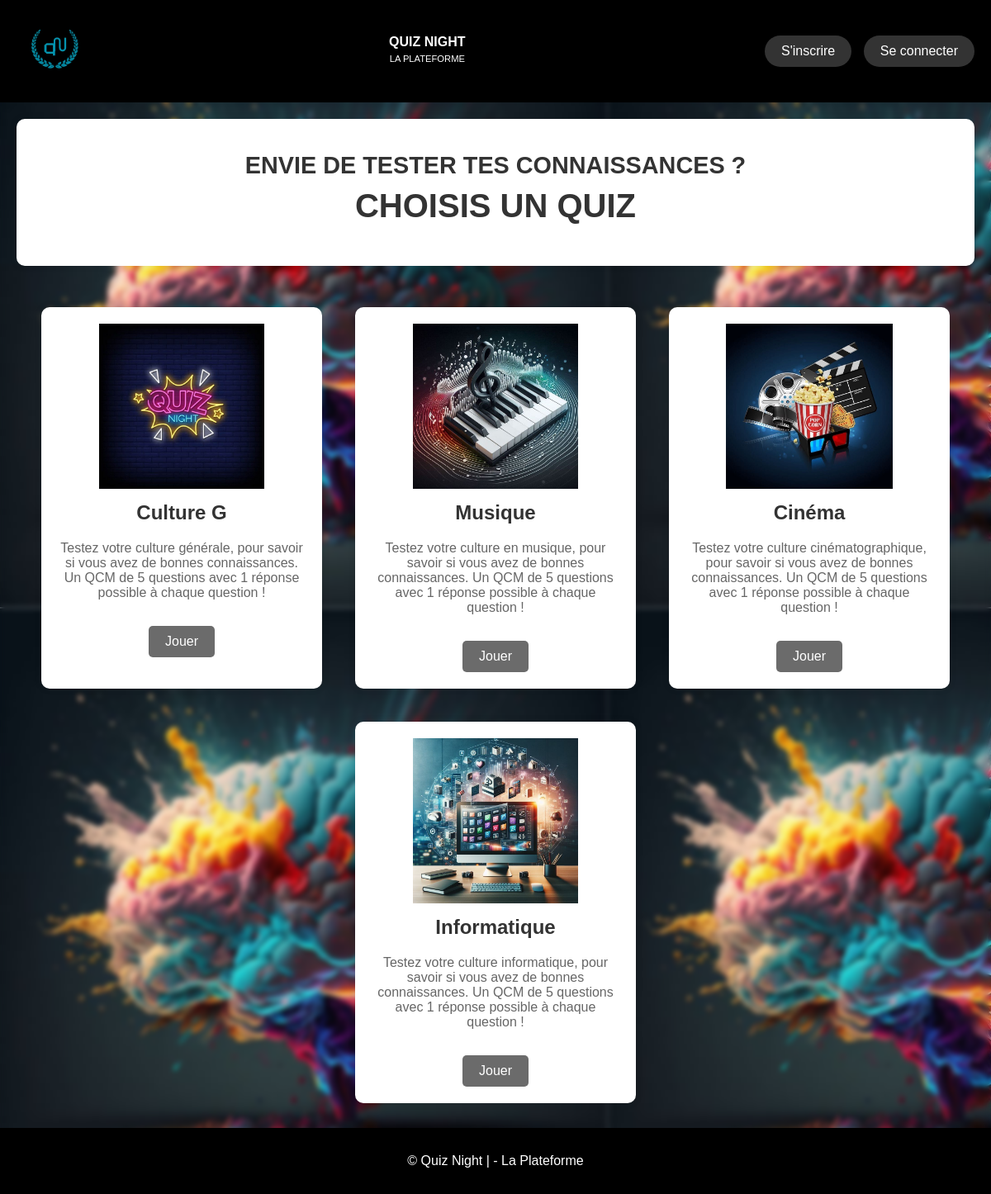
The page / on the database its author committed.
### tables this page shows
CREATE TABLE IF NOT EXISTS `quiz` (
  `id` int NOT NULL AUTO_INCREMENT,
  `nom` varchar(255) NOT NULL,
  `image` varchar(255) NOT NULL,
  `description` text NOT NULL,
  `id_user` int NOT NULL,
  PRIMARY KEY (`id`),
  KEY `id_user` (`id_user`),
  KEY `id_user_2` (`id_user`)
);

### includes/db.php (called while the page is built, shortened)
<?php
$host = '127.0.0.1:3306';
$db   = 'quiznight';
$user = 'root';
$pass = '';
$charset = 'utf8mb4';
$dsn = "mysql:host=$host;dbname=$db;charset=$charset";
$options = [
    PDO::ATTR_ERRMODE            => PDO::ERRMODE_EXCEPTION,
    PDO::ATTR_DEFAULT_FETCH_MODE => PDO::FETCH_ASSOC,
    PDO::ATTR_EMULATE_PREPARES   => false,
];
try {
    $pdo = new PDO($dsn, $user, $pass, $options);
} catch (\PDOException $e) {
    throw new \PDOException($e->getMessage(), (int)$e->getCode());
}
require_once 'Quiz.php';
$quizClass = new Quiz($pdo);
?>

### includes/Quiz.php (called while the page is built, shortened)
<?php
class Quiz {
    private $pdo;
    public function __construct($pdo) {
        $this->pdo = $pdo;
    }
    public function getAll() {
        $stmt = $this->pdo->query("SELECT * FROM quiz");
        return $stmt->fetchAll();
    }
}
?>

### index.php (the view, shortened to what this page needs)
<?php
include 'includes/db.php';
$quizzes = $quizClass->getAll();
?>
<!DOCTYPE html>
<html lang="fr">
<head>
    <link rel="stylesheet" href="css/styles.css">
</head>
<body>
    <header>
        <div class="logo">
            <img src="images/logo.png" alt="Logo Quiz Night">
        </div>
        <div>
          <h1>QUIZ NIGHT</h1>
          <p>LA PLATEFORME</p>
        </div>
        <div class="header-content">
          <div class="auth-buttons">
              <a href="register.php"><button>S'inscrire</button></a>
              <a href="login.php"><button>Se connecter</button></a>
          </div>
        </div>
    </header>
    <main>
        <section class="hero">
            <h2>ENVIE DE TESTER TES CONNAISSANCES ?</h2>
            <h1>CHOISIS UN QUIZ</h1>
        </section>
        <section class="quiz-list">
            <?php foreach ($quizzes as $quiz): ?>
                <div class="quiz-card">
                    <div class="quiz-image">
                        <img src="images/<?php echo $quiz['image']; ?>" alt="<?php echo $quiz['nom']; ?>">
                    </div>
                    <h2><?php echo $quiz['nom']; ?></h2>
                    <p><?php echo $quiz['description']; ?></p>
                    <a href="play_quiz.php?id=<?php echo $quiz['id']; ?>">Jouer</a>
                </div>
            <?php endforeach; ?>
        </section>
    </main>
    <footer>
        <p>&copy; Quiz Night | - La Plateforme</p>
    </footer>
</body>
</html>

### css/styles.css (style rules this page uses)
body { font-family: Arial, sans-serif; margin: 0; padding: 0; background-image: url(../images/cerveauPaint.jpg); color: #333; border-radius: 16px; box-shadow: 0 4px 30px rgba(0, 0, 0, 0.1); backdrop-filter: blur(3.4px); -webkit-backdrop-filter: blur(3.4px); }
header { background-color: #000; color: white; padding: 15px; display: flex; align-items: center; justify-content: space-between; }
header .logo img { height: 90px; }
header .header-content { text-align: center; }
header h1 { margin: 0; font-size: 1em; display: flex; justify-content: center; }
header p { margin: 5px 0; font-size: 0.7em; display: flex; justify-content: center; }
.auth-buttons button { background-color: #333; color: white; border: none; padding: 10px 20px; margin: 5px; border-radius: 30px; cursor: pointer; font-size: 1em; }
.hero { text-align: center; padding: 40px 20px; background-color: #fff; margin: 20px; border-radius: 10px; box-shadow: 0 0 10px rgba(0, 0, 0, 0.1); }
.hero h2 { font-size: 1.8em; margin: 0; }
.hero h1 { font-size: 2.5em; margin: 10px 0; }
.quiz-list { display: flex; flex-wrap: wrap; justify-content: center; padding: 20px; gap: 20px; }
.quiz-card { background-color: white; margin: 10px; padding: 20px; border-radius: 10px; box-shadow: 0 0 10px rgba(0, 0, 0, 0.1); width: 300px; text-align: center; }
.quiz-card .quiz-image { display: flex; justify-content: center; align-items: center; height: 200px; overflow: hidden; border-radius: 10px; margin-bottom: 15px; }
.quiz-card .quiz-image img { max-width: 100%; max-height: 100%; object-fit: cover; }
.quiz-card h2 { margin-top: 0; font-size: 1.5em; }
.quiz-card p { font-size: 1em; color: #666; }
.quiz-card a { display: inline-block; margin-top: 15px; padding: 10px 20px; background-color: #00000094; color: white; text-decoration: none; border-radius: 5px; }
footer { background-color: #000; color: white; padding: 15px; display: flex; justify-content: center; }

### rows shown on the page
quiz: image (picture), nom "Culture G", description "Testez votre culture générale, pour savoir si vous avez de bonnes connaissances. Un QCM de 5 questions avec 1 réponse possible à chaque question !"
quiz: image (picture), nom "Musique", description "Testez votre culture en musique, pour savoir si vous avez de bonnes connaissances. Un QCM de 5 questions avec 1 réponse possible à chaque question !"
quiz: image (picture), nom "Cinéma", description "Testez votre culture cinématographique, pour savoir si vous avez de bonnes connaissances. Un QCM de 5 questions avec 1 réponse possible à chaque question !"
quiz: image (picture), nom "Informatique", description "Testez votre culture informatique, pour savoir si vous avez de bonnes connaissances. Un QCM de 5 questions avec 1 réponse possible à chaque question !"
